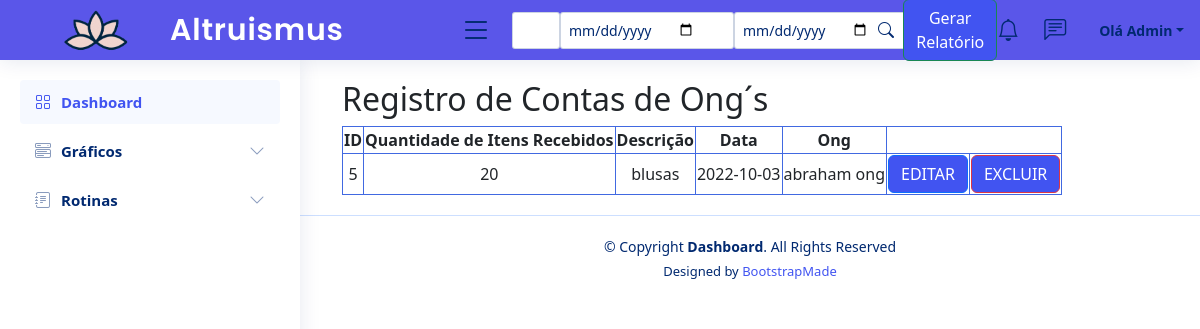
The app's page /restrict/pesquisa-prestacao.php, older data.
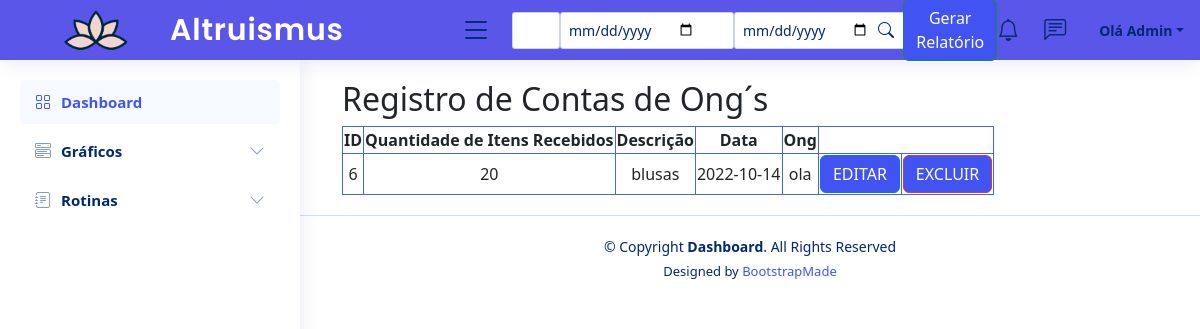
The same page, newer data.
### tables this page shows
CREATE TABLE `tbprestacaocontasong` (
  `idPrestacaoContasOng` int(11) NOT NULL,
  `quantidadeItensRecebido` varchar(40) DEFAULT NULL,
  `descProdutosRecebidos` varchar(40) DEFAULT NULL,
  `dataRecebimento` date DEFAULT NULL,
  `fotoOng` varchar(1000) DEFAULT NULL,
  `fotoDoador` varchar(1000) DEFAULT NULL,
  `idOng` int(11) NOT NULL
);

CREATE TABLE `tbong` (
  `idOng` int(11) NOT NULL,
  `nomeOng` varchar(60) NOT NULL,
  `emailOng` varchar(60) NOT NULL,
  `senhaOng` varchar(40) NOT NULL,
  `dataNascOng` date NOT NULL,
  `estadoOng` varchar(20) NOT NULL,
  `cidadeOng` varchar(50) NOT NULL,
  `bairroOng` varchar(60) NOT NULL,
  `ruaOng` varchar(60) NOT NULL,
  `complementoOng` varchar(15) NOT NULL,
  `lugradouroOng` varchar(40) NOT NULL,
  `cepOng` char(8) NOT NULL,
  `atividade` tinyint(1) NOT NULL
);

### model/PrestacaoContasOng.php (called while the page is built, shortened)
<?php
    class PrestacaoContasOng{
        public function pesquisaPrestacao($nomeOng,$dtInicio,$dtTermino) {
            $conexao = Conexao::conectar();
            if(is_numeric($nomeOng)) {
                if(($dtInicio == null) || ($dtTermino == null)) {
                    $querySelect = "SELECT
                                        idprestacaocontasong,quantidadeitensrecebido,descprodutosrecebidos,
                                        datarecebimento,nomeong
                                    FROM tbprestacaocontasong
                                    INNER JOIN tbong
                                        ON tbong.idong = tbprestacaocontasong.idOng
                                    WHERE tbprestacaocontasong.idprestacaocontasong = $nomeOng";
                }
                else{
                    if($nomeOng == null) {
                        $querySelect=
                        "SELECT
                            idprestacaocontasong,quantidadeitensrecebido,descprodutosrecebidos,
                            datarecebimento,nomeong
                        FROM tbprestacaocontasong
                        INNER JOIN tbong
                            ON tbong.idong = tbprestacaocontasong.idOng
                        WHERE datarecebimento BETWEEN '$dtInicio' AND '$dtTermino'
                        ";
                    }
                    else{
                        $querySelect=
                        "SELECT
                            idprestacaocontasong,quantidadeitensrecebido,descprodutosrecebidos,
                            datarecebimento,nomeong
                        FROM tbprestacaocontasong
                        INNER JOIN tbong
                            ON tbong.idong = tbprestacaocontasong.idOng
                        WHERE tbprestacaocontasong.idprestacaocontasong = $nomeOng
                        AND datarecebimento BETWEEN '$dtInicio' AND '$dtTermino'
                        ";
                    }
                }
            }
            else {
                if(($dtInicio == null) || ($dtTermino == null)) {
                    $querySelect = "SELECT
                                        idprestacaocontasong,quantidadeitensrecebido,descprodutosrecebidos,
                                        datarecebimento,nomeong
                                    FROM tbprestacaocontasong
                                    INNER JOIN tbong
                                        ON tbong.idong = tbprestacaocontasong.idOng
                                    WHERE nomeong LIKE '%$nomeOng%'";
                }
            }
            $resultado = $conexao->query($querySelect);
            $lista = $resultado->fetchAll();
            return $lista;
        }
}
?>

### restrict/pesquisa-prestacao.php (the view, shortened to what this page needs)
<?php
require_once("../model/PrestacaoContasOng.php");
try {
    $prestacao = new PrestacaoContasOng();
    $nomeOng = $_POST['txtNomeOng'];
    $dtInicio = $_POST['dtInicio'];
    $dtTermino = $_POST['dtTermino'];
    $pesquisaPrestacao = $prestacao->pesquisaPrestacao($nomeOng, $dtInicio, $dtTermino);
} catch (Exception $e) {
    echo $e->getMessage();
}
?>
<!DOCTYPE html>
<html lang="en">
<head>
    <link href="./Dashboard/assets/vendor/bootstrap/css/bootstrap.min.css" rel="stylesheet">
    <link href="./Dashboard/assets/vendor/bootstrap-icons/bootstrap-icons.css" rel="stylesheet">
    <link href="./Dashboard/assets/vendor/boxicons/css/boxicons.min.css" rel="stylesheet">
    <link href="./Dashboard/assets/vendor/quill/quill.snow.css" rel="stylesheet">
    <link href="./Dashboard/assets/vendor/quill/quill.bubble.css" rel="stylesheet">
    <link href="./Dashboard/assets/vendor/remixicon/remixicon.css" rel="stylesheet">
    <link href="./Dashboard/assets/vendor/simple-datatables/style.css" rel="stylesheet">
    <link href="./Dashboard/assets/css/style.css" rel="stylesheet">
</head>
<body>
    <header id="header" style="background-color: #5A56E9;" class="header fixed-top d-flex align-items-center">
        <div class="d-flex align-items-center justify-content-between">
            <img class="img-logo" style="color: #5A56E9;" src="../../BizLand/assets/img/logo1.png" alt="">
            <a href="Dashboard/index.php" class="logo d-flex align-items-center">
                <h1 style="color: white;" class="logo">Altruismus</h1>
            </a>
            <i class="bi bi-list toggle-sidebar-btn"></i>
        </div>
        <div class="search-bar">
            <form class="search-form d-flex align-items-center" method="POST" action="./pesquisa-prestacao.php">
                <input type="text" name="txtNomeOng" placeholder="Id ou ONG" title="Enter search keyword">
                <input type="date" name="dtInicio" placeholder="Search" title="Enter search keyword">
                <input type="date" name="dtTermino" placeholder="Search" title="Enter search keyword">
                <button type="submit" title="Search"><i class="bi bi-search"></i></button>
            </form>
        </div>
        <form class="d-flex" role="search" action="./gera-relatorio-prestacao.php" method="post">
            <button class="btn btn-outline-success" type="submit">Gerar Relatório</button>
        </form>
        <nav class="header-nav ms-auto">
            <ul class="d-flex align-items-center">
                <li class="nav-item dropdown">
                    <a class="nav-link nav-icon" href="#" data-bs-toggle="dropdown">
                        <i class="bi bi-bell"></i>
                    </a>
                </li>
                <li class="nav-item dropdown">
                    <a class="nav-link nav-icon" href="#" data-bs-toggle="dropdown">
                        <i class="bi bi-chat-left-text"></i>
                    </a>
                </li>
                <li class="nav-item dropdown pe-3">
                    <a id="teste" class="nav-link nav-profile d-flex align-items-center pe-0" href="#" data-bs-toggle="dropdown">
                        <span id="teste" class="d-none d-md-block dropdown-toggle ps-2">Olá Admin</span>
                    </a>
                </li>
            </ul>
        </nav>
    </header>
    <aside id="sidebar" class="sidebar">
        <ul class="sidebar-nav" id="sidebar-nav">
            <li class="nav-item">
                <a class="nav-link" href="index.html">
                    <i class="bi bi-grid"></i>
                    <span>Dashboard</span>
                </a>
            </li>
            <li class="nav-item">
                <a class="nav-link collapsed" data-bs-target="#components-nav" data-bs-toggle="collapse" href="#">
                    <i class="bi bi-menu-button-wide"></i><span>Gráficos</span><i class="bi bi-chevron-down ms-auto"></i>
                </a>
            </li>
            <li class="nav-item">
                <a class="nav-link collapsed" data-bs-target="#forms-nav" data-bs-toggle="collapse" href="#">
                    <i class="bi bi-journal-text"></i><span>Rotinas</span><i class="bi bi-chevron-down ms-auto"></i>
                </a>
        </ul>
    </aside>
    <main id="main" class="main">
        <div class="container-fluid">
            <div id="container">
                <table>
                    <h2>Registro de Contas de Ong´s</h2>
                    <thead>
                        <tr>
                            <th>ID</th>
                            <th>Quantidade de Itens Recebidos</th>
                            <th>Descrição</th>
                            <th>Data</th>
                            <th>Ong</th>
                        </tr>
                    </thead>
                    <tbody>
                        <?php foreach ($pesquisaPrestacao as $key => $listar) { ?>
                            <tr>
                                <td><?php echo $idPrestacaoContasOng = $listar['idprestacaocontasong'] ?></td>
                                <td><?php echo $quantidadeItensRecebido = $listar['quantidadeitensrecebido'] ?></td>
                                <td><?php echo $descProdutosRecebidos = $listar['descprodutosrecebidos'] ?></td>
                                <td><?php echo $dataRecebimento = $listar['datarecebimento'] ?></td>
                                <td><?php echo $nomeOng = $listar['nomeong'] ?></td>
                                <td>
                                    <button class="btn btn-primary" data-bs-toggle="modal" data-bs-target="#editar" name="editar" id="editar" data-whatever="<?php echo $idPrestacaoContasOng ?>" data-whateverong="<?php echo $nomeOng ?>" data-whateverdesc="<?php echo $descProdutosRecebidos ?>" data-whateverdata="<?php echo $dataRecebimento ?>" data-whateverquantidade="<?php echo $quantidadeItensRecebido ?>">
                                        EDITAR
                                    </button>
                                </td>
                                <td>
                                    <button data-bs-toggle="modal" data-bs-target="#excluir" data-whatever="<?php echo $idPrestacaoContasOng ?>" class="btn btn-danger">EXCLUIR</button>
                                </td>
                            </tr>
            </div>
        </div>
    <?php } ?>
    </main>
    <footer id="footer" class="footer">
        <div class="copyright">
            &copy; Copyright <strong><span>Dashboard</span></strong>. All Rights Reserved
        </div>
        <div class="credits">
            Designed by <a href="https://bootstrapmade.com/">BootstrapMade</a>
        </div>
    </footer>
</body>
</html>

### restrict/Dashboard/assets/css/style.css (style rules this page uses)
:root { scroll-behavior: smooth; }
a { color: #4154f1; text-decoration: none; }
#main { margin-top: 60px; padding: 20px 30px; transition: all 0.3s; }
.logo { font-size: 30px; margin: 0; padding: 0; line-height: 1; font-weight: 600; letter-spacing: 0.8px; font-family: "Poppins", sans-serif; }
.img-logo { width: 150px; display: flex; }
@media (min-width: 1200px) { .logo { width: 280px; } }
.header { transition: all 0.5s; z-index: 997; height: 60px; box-shadow: 0px 2px 20px rgba(1, 41, 112, 0.1); background-color: #fff; padding-left: 20px; }
.header .toggle-sidebar-btn { font-size: 32px; padding-left: 10px; cursor: pointer; color: #012970; }
.header .search-bar { min-width: 360px; padding: 0 20px; }
.header .search-form { width: 100%; }
.header .search-form input { border: 0; font-size: 14px; color: #012970; border: 1px solid rgba(1, 41, 112, 0.2); padding: 7px 38px 7px 8px; border-radius: 3px; transition: 0.3s; width: 100%; }
.header .search-form button { border: 0; padding: 0; margin-left: -30px; background: none; }
.header .search-form button i { color: #012970; }
.header-nav ul { list-style: none; }
.header-nav>ul { margin: 0; padding: 0; }
.header-nav .nav-icon { font-size: 22px; color: #012970; margin-right: 25px; position: relative; }
.header-nav .nav-profile { color: #012970; }
.header-nav .nav-profile span { font-size: 14px; font-weight: 600; }
.sidebar { position: fixed; top: 60px; left: 0; bottom: 0; width: 300px; z-index: 996; transition: all 0.3s; padding: 20px; overflow-y: auto; scrollbar-width: thin; scrollbar-color: #aab7cf transparent; box-shadow: 0px 0px 20px rgba(1, 41, 112, 0.1); background-color: #fff; }
@media (min-width: 1200px) { #main, #footer { margin-left: 300px; } }
.sidebar-nav { padding: 0; margin: 0; list-style: none; }
.sidebar-nav li { padding: 0; margin: 0; list-style: none; }
.sidebar-nav .nav-item { margin-bottom: 5px; }
.sidebar-nav .nav-link { display: flex; align-items: center; font-size: 15px; font-weight: 600; color: #4154f1; transition: 0.3; background: #f6f9ff; padding: 10px 15px; border-radius: 4px; }
.sidebar-nav .nav-link i { font-size: 16px; margin-right: 10px; color: #4154f1; }
.sidebar-nav .nav-link.collapsed { color: #012970; background: #fff; }
.sidebar-nav .nav-link.collapsed i { color: #899bbd; }
.sidebar-nav .nav-link .bi-chevron-down { margin-right: 0; transition: transform 0.2s ease-in-out; }
.btn { background-color: #4154f1; color: white; }
table { border: 1px solid royalblue; align-items: center; text-align: center; }
th { border: 1px solid royalblue; }
tbody tr,td { border: 1px solid royalblue; }
.footer { padding: 20px 0; font-size: 14px; transition: all 0.3s; border-top: 1px solid #cddfff; }
.footer .copyright { text-align: center; color: #012970; }
.footer .credits { padding-top: 5px; text-align: center; font-size: 13px; color: #012970; }

Row changes from the older to the newer data that the page shows:
removed tbprestacaocontasong: idPrestacaoContasOng "5", quantidadeItensRecebido "20", descProdutosRecebidos "blusas", dataRecebimento "2022-10-03", idOng.nomeOng "abraham ong"
added tbprestacaocontasong: idPrestacaoContasOng "6", quantidadeItensRecebido "20", descProdutosRecebidos "blusas", dataRecebimento "2022-10-14", idOng.nomeOng "ola"
